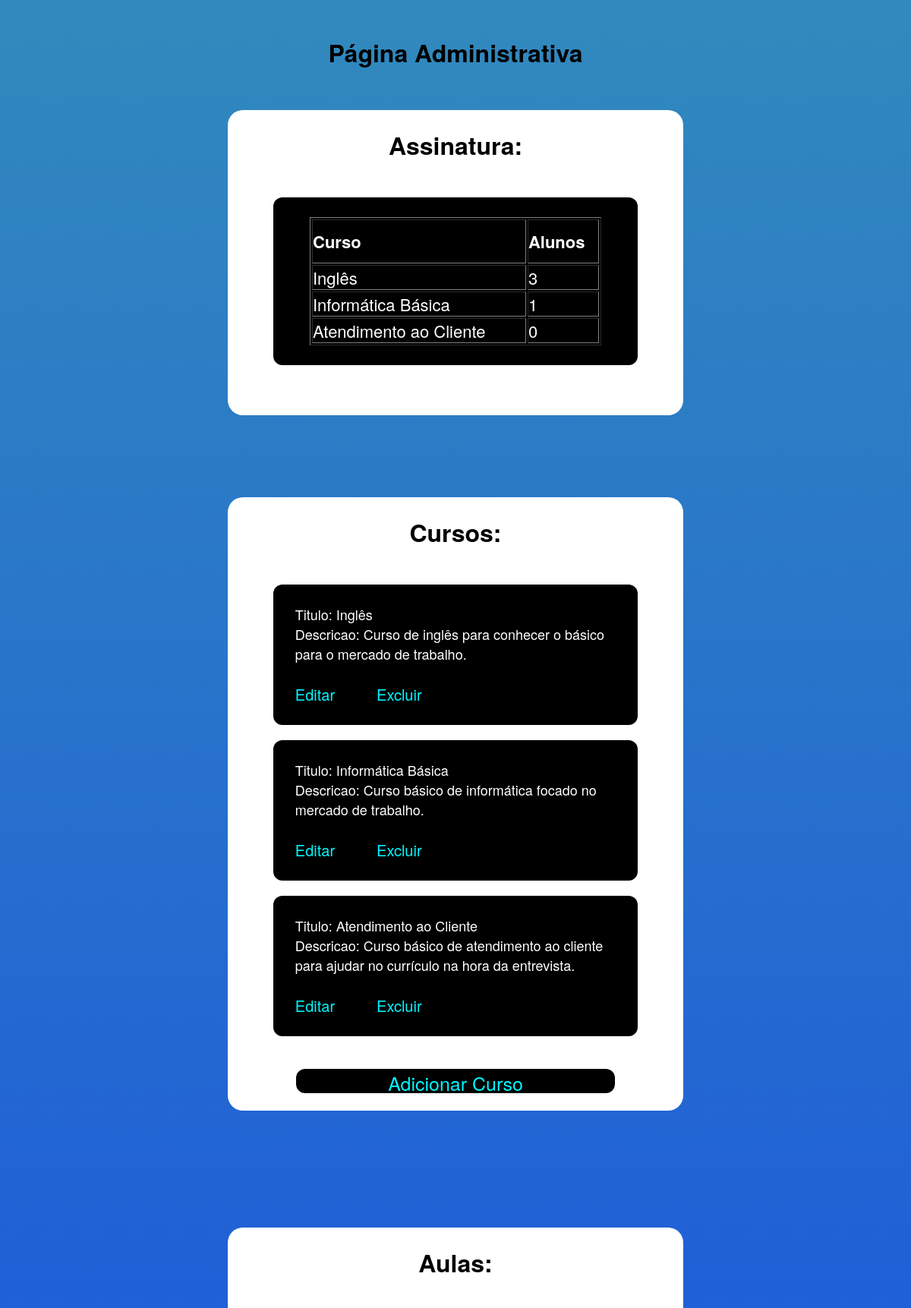
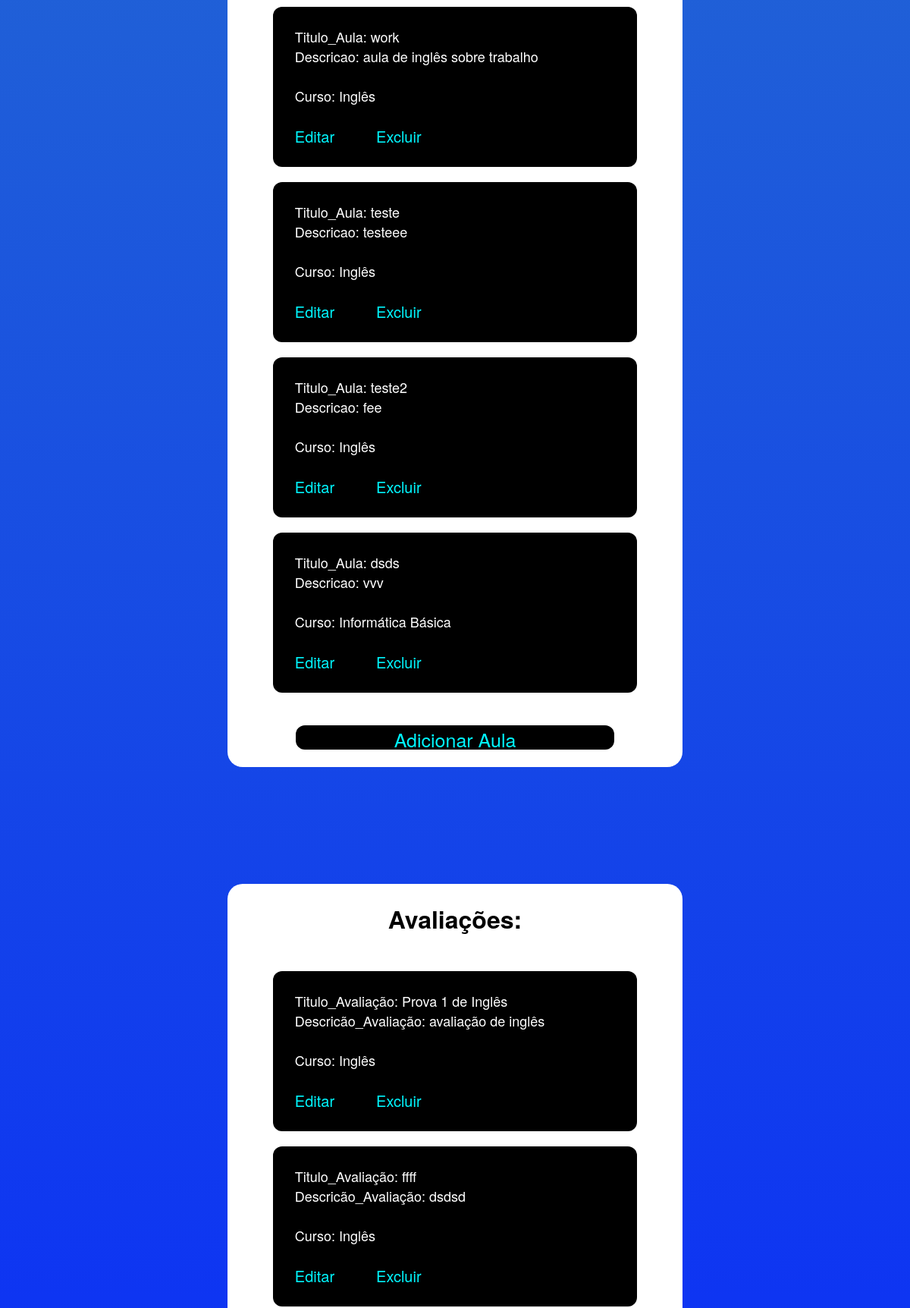
Screenshot of /PHP/admin/index.php (upper part) with the database file from the repository (2 pictures, top to bottom).
### tables this page shows
CREATE TABLE `cursos` (
  `id_curso` int(11) NOT NULL,
  `titulo` varchar(500) NOT NULL,
  `descricao` varchar(1000) NOT NULL,
  `custo` decimal(7,2) DEFAULT NULL,
  `carga_horario` varchar(50) DEFAULT NULL
);

CREATE TABLE `aulas` (
  `id_aula` int(11) NOT NULL,
  `id_curso` int(11) NOT NULL,
  `titulo_aula` varchar(500) NOT NULL,
  `descricao_aula` varchar(2000) NOT NULL,
  `link_video` varchar(2000) NOT NULL
);

CREATE TABLE `avaliacoes` (
  `id_avaliacao` int(11) NOT NULL,
  `id_curso` int(11) NOT NULL,
  `id_aula` int(11) NOT NULL,
  `titulo_avaliacao` varchar(500) NOT NULL,
  `descricao_avaliacao` varchar(2000) NOT NULL
);

### PHP/back/exibir_curso.php (called while the page is built, shortened)
<?php
class Cursos
{
    private $mysql;
    public function __construct(mysqli $mysql)
    {
        $this->mysql = $mysql;
    }
    public function exibirTodos(): array
    {
        $resultado = $this->mysql->query("SELECT * FROM cursos");
        $cursos = $resultado->fetch_all(MYSQLI_ASSOC);
        return $cursos;
    }
    public function cursoAssinados(): array
    {
        $selecionaCurso = $this->mysql->query("SELECT id_curso, count(id_cliente) as 'assinantes' FROM assinatura GROUP BY id_curso");
        $cursos = $selecionaCurso->fetch_all(MYSQLI_ASSOC);
        return $cursos;
    }
}

### PHP/back/exibir_aula.php (called while the page is built, shortened)
<?php
class Aulas
{
    private $mysql;
    public function __construct(mysqli $mysql)
    {
        $this->mysql = $mysql;
    }
    public function exibirAulas(): array
    {
        $resultado = $this->mysql->query("SELECT a.id_aula,a.id_curso, a.titulo_aula, a.descricao_aula, c.titulo FROM aulas a, cursos c where c.id_curso=a.id_curso");
        $aulas = $resultado->fetch_all(MYSQLI_ASSOC);
        return $aulas;
    }
}

### PHP/back/exibir_avaliacoes.php (called while the page is built, shortened)
<?php
class Avaliacoes
{
    private $mysql;
    public function __construct(mysqli $mysql)
    {
        $this->mysql = $mysql;
    }
    public function exibirAvaliacoes(): array
    {
        $resultado = $this->mysql->query("SELECT a.id_avaliacao,a.id_curso, a.titulo_avaliacao, a.descricao_avaliacao, a.id_aula , c.titulo, al.titulo_aula FROM avaliacoes a, cursos c, aulas al where c.id_curso=a.id_curso and al.id_aula=a.id_aula");
        $avaliacao = $resultado->fetch_all(MYSQLI_ASSOC);
        return $avaliacao;
    }
}

### PHP/admin/index.php (the view, shortened to what this page needs)
<?php
require '../back/config.php';
include '../back/exibir_curso.php';
include '../back/exibir_aula.php';
include '../back/exibir_avaliacoes.php';
$curso = new Cursos($mysql);
$cursos = $curso->exibirTodos();
$aula = new Aulas($mysql);
$aulas = $aula->exibirAulas();
$avaliacao = new Avaliacoes($mysql);
$avaliacoes = $avaliacao->exibirAvaliacoes();
$historico= $curso->cursoAssinados();
?>
<!DOCTYPE html>
<head lang="pt-br">
    <head>
        <link rel="stylesheet" type="text/css" href="../../CSS/admin.css">
    </head>
    <body>
        <br><br><center><h1>Página Administrativa</h1></center>
        <br><div class="box">
            <br><center><h1>Assinatura:</h1></center>
        <br><br>
            <div id="curso-admin">
                <center><Br><table border="1">
                        <tr>
                            <th>Curso</th>
                            <th>Alunos</th>
                        </tr><?php $i=0;?>
                        <?php foreach ($cursos as $curt) { ?>
                        <tr>
                            <td><?php echo $curt['titulo'];?></td>
                            <?php if(isset($historico[$i]['assinantes'])):?>
                                <td class="valor"><?php echo $historico[$i]['assinantes'];?></td><?php $i+=1;?>
                            <?php else: ?>
                                <td class="valor">0</td>
                            <?php endif;?>
                        </tr>
                        <?php } ?>
                    </table></center><Br>
            </div><br><Br>
        </div>
        <br><div class="box">
            <br><center><h1>Cursos:</h1></center>
        <div><br><br>
            <?php foreach ($cursos as $curt) { ?>
            <div id="curso-admin">
                <div class="cont">
                    <br><p>Titulo: <?php echo $curt['titulo']; ?></p>
                    <p>Descricao: <?php echo $curt['descricao']; ?></p><br>
                    <nav>
                        <a class="botao" href="editar_curso.php?id_curso=<?php echo $curt['id_curso']; ?>">Editar</a>
                        <a class="botao" href="excluir_curso.php?id_curso=<?php echo $curt['id_curso']; ?>">Excluir</a>
                    </nav><br>
                </div>
            </div>
            <?php } ?>
        </div>
        <br><center><div class="botao-block"><a href="adicionar_curso.php">Adicionar Curso</a></div></center><br>
        </div>
        <br><br>
        <br><div class="box">
            <br><center><h1>Aulas:</h1></center>
        <div><br><br>
            <?php foreach ($aulas as $aul) { ?>
            <div id="curso-admin">
                <div class="cont">
                    <br><p>Titulo_Aula: <?php echo $aul['titulo_aula']; ?></p>
                    <p>Descricao: <?php echo $aul['descricao_aula']; ?></p><br>
                    <p>Curso: <?php echo $aul['titulo']; ?></p><br>
                    <nav>
                        <a class="botao" href="editar_aula.php?id_aula=<?php echo $aul['id_aula']; ?>">Editar</a>
                        <a class="botao" href="excluir_aula.php?id_aula=<?php echo $aul['id_aula']; ?>">Excluir</a>
                    </nav><br>
                </div>
            </div>
            <?php } ?>
        </div>
        <br><center><div class="botao-block"><a href="adicionar_aula.php">Adicionar Aula</a></div></center><br>
        </div>
        <br><br>
        <br><div class="box">
            <br><center><h1>Avaliações:</h1></center>
        <div><br><br>
            <?php foreach ($avaliacoes as $aval) { ?>
            <div id="curso-admin">
                <div class="cont">
                    <br><p>Titulo_Avaliação: <?php echo $aval['titulo_avaliacao']; ?></p>
                    <p>Descricão_Avaliação: <?php echo $aval['descricao_avaliacao']; ?></p><br>
                    <p>Curso: <?php echo $aval['titulo']; ?></p><br>
                    <nav>
                        <a class="botao" href="editar_avaliacao.php?id_avaliacao=<?php echo $aval['id_avaliacao']; ?>">Editar</a>
                        <a class="botao" href="excluir_avaliacao.php?id_avaliacao=<?php echo $aval['id_avaliacao']; ?>">Excluir</a>
                    </nav><br>
                </div>
            </div>
            <?php } ?>
        </div>
        <br><center><div class="botao-block"><a href="adicionar_avaliacao.php">Adicionar Avaliação</a></div></center><br>
        </div>
    </body>
</head>

### CSS/admin.css (style rules this page uses)
.box { width: 50%; margin-top: 30px; margin-left: auto; margin-right: auto; height: auto; background: white; margin-bottom: 55px; border-radius: 20px; }
#curso-admin { background: black; width: 80%; margin-left: auto; margin-right: auto; color: white; margin-bottom: 20px; font-size: 18px; border-radius: 12px; }
.botao { font-size: 20px; margin-right: 50px; }
a:link { color: rgb(231, 213, 213); text-decoration: none; }
* { margin: 0; padding: 0; }
body { font-family: "Helvetica Neue", "Helvetica", "Helvetica", "Arial", "sans-serif"; box-sizing: border-box; min-height: 100vh; width: 100%; }
a:link { color: rgb(0, 247, 255); text-decoration: none; }
.botao-block { background: black; width: 70%; height: 32px; font-size: 25px; border-radius: 12px; }
.cont { width: 88%; margin-bottom: auto; margin-left: auto; margin-top: auto; margin-right: auto; overflow: hidden; text-overflow: ellipsis; }
table { width: 80%; font-size: 22px; }
th { padding-top: 12px; padding-bottom: 12px; text-align: left; background-color: black; color: white; }
td { text-align: left; }

### rows the page displays
cursos: titulo "Inglês", assinantes "3", descricao "Curso de inglês para conhecer o básico para o mercado de trabalho."
cursos: titulo "Informática Básica", assinantes "1", descricao "Curso básico de informática focado no mercado de trabalho."
cursos: titulo "Atendimento ao Cliente", shows "0", descricao "Curso básico de atendimento ao cliente para ajudar no currículo na hora da entrevista."
aulas: titulo_aula "work", descricao_aula "aula de inglês sobre trabalho", id_curso.titulo "Inglês"
aulas: titulo_aula "teste", descricao_aula "testeee", id_curso.titulo "Inglês"
aulas: titulo_aula "teste2", descricao_aula "fee", id_curso.titulo "Inglês"
aulas: titulo_aula "dsds", descricao_aula "vvv", id_curso.titulo "Informática Básica"
avaliacoes: titulo_avaliacao "Prova 1 de Inglês", descricao_avaliacao "avaliação de inglês", id_curso.titulo "Inglês"
avaliacoes: titulo_avaliacao "ffff", descricao_avaliacao "dsdsd", id_curso.titulo "Inglês"
